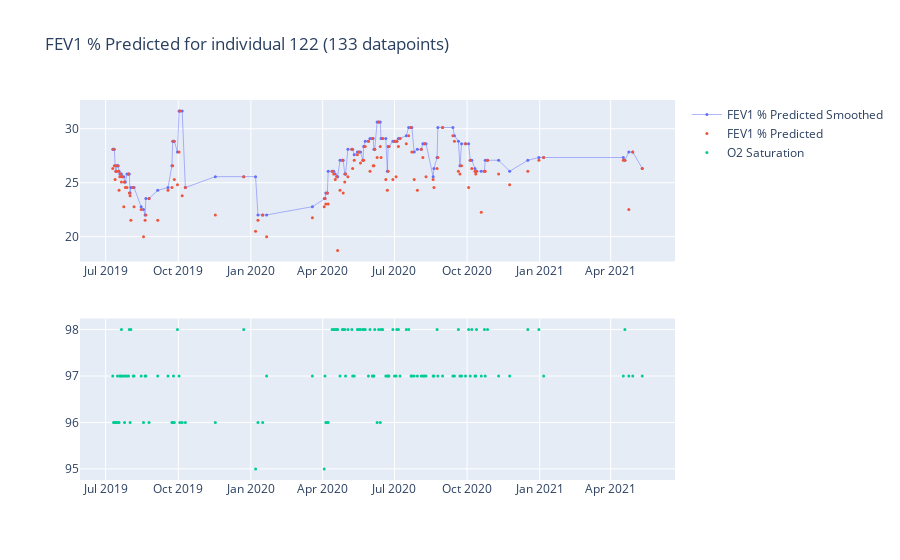
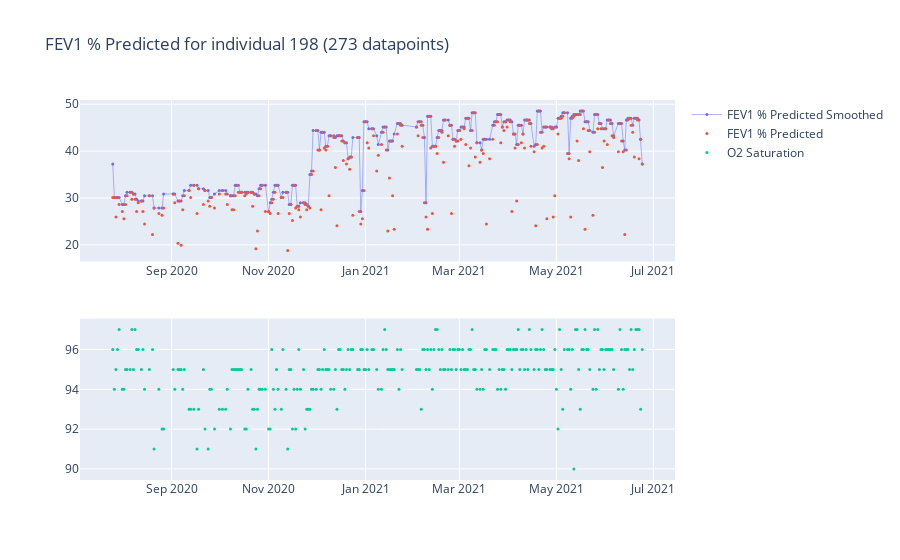

The notebook cell saved with these charts, in order:
### Code cell
# Plot FEV1 % Predicted with time for individual 122
plot_fev1_o2(df, ["122", "198", "286"])

### Figure 1 — Plotly figure (JSON) as saved in the notebook; plotly's stock layout.template omitted (floating-point values rounded to 4 significant figures; data arrays with more than 128 entries replaced by an {"elided": "..."} marker saying what was removed)
{"data": [{"line": {"width": 0.5}, "marker": {"size": 3}, "mode": "lines+markers", "name": "FEV1 % Predicted Smoothed", "type": "scatter", "x": {"elided": "133 str values"}, "xaxis": "x", "y": {"elided": "133 float values"}, "yaxis": "y"}, {"line": {"width": 0.5}, "marker": {"size": 3}, "mode": "markers", "name": "FEV1 % Predicted", "type": "scatter", "x": {"elided": "133 str values"}, "xaxis": "x", "y": {"elided": "133 float values"}, "yaxis": "y"}, {"line": {"width": 0.5}, "marker": {"size": 3}, "mode": "markers", "name": "O2 Saturation", "type": "scatter", "x": {"elided": "133 str values"}, "xaxis": "x2", "y": {"elided": "133 int values"}, "yaxis": "y2"}], "layout": {"title": {"text": "FEV1 % Predicted for individual 122 (133 datapoints)"}, "xaxis": {"anchor": "y", "domain": [0, 1]}, "xaxis2": {"anchor": "y2", "domain": [0, 1]}, "yaxis": {"anchor": "x", "domain": [0.575, 1]}, "yaxis2": {"anchor": "x2", "domain": [0, 0.425]}}}

### Figure 2 — Plotly figure (JSON) as saved in the notebook; plotly's stock layout.template omitted (floating-point values rounded to 4 significant figures; data arrays with more than 128 entries replaced by an {"elided": "..."} marker saying what was removed)
{"data": [{"line": {"width": 0.5}, "marker": {"size": 3}, "mode": "lines+markers", "name": "FEV1 % Predicted Smoothed", "type": "scatter", "x": {"elided": "273 str values"}, "xaxis": "x", "y": {"elided": "273 float values"}, "yaxis": "y"}, {"line": {"width": 0.5}, "marker": {"size": 3}, "mode": "markers", "name": "FEV1 % Predicted", "type": "scatter", "x": {"elided": "273 str values"}, "xaxis": "x", "y": {"elided": "273 float values"}, "yaxis": "y"}, {"line": {"width": 0.5}, "marker": {"size": 3}, "mode": "markers", "name": "O2 Saturation", "type": "scatter", "x": {"elided": "273 str values"}, "xaxis": "x2", "y": {"elided": "273 int values"}, "yaxis": "y2"}], "layout": {"title": {"text": "FEV1 % Predicted for individual 198 (273 datapoints)"}, "xaxis": {"anchor": "y", "domain": [0, 1]}, "xaxis2": {"anchor": "y2", "domain": [0, 1]}, "yaxis": {"anchor": "x", "domain": [0.575, 1]}, "yaxis2": {"anchor": "x2", "domain": [0, 0.425]}}}
